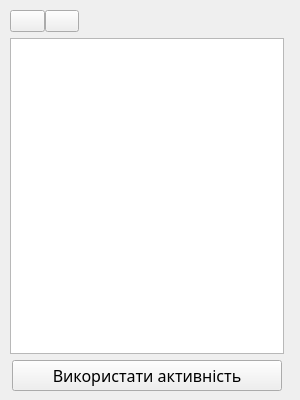
<?xml version="1.0" encoding="UTF-8"?>
<ui version="4.0">
 <class>win_activities</class>
 <widget class="QWidget" name="win_activities">
  <property name="geometry">
   <rect>
    <x>0</x>
    <y>0</y>
    <width>300</width>
    <height>400</height>
   </rect>
  </property>
  <property name="minimumSize">
   <size>
    <width>300</width>
    <height>400</height>
   </size>
  </property>
  <property name="maximumSize">
   <size>
    <width>300</width>
    <height>400</height>
   </size>
  </property>
  <property name="windowTitle">
   <string>UkrLife</string>
  </property>
  <property name="windowIcon">
   <iconset>
    <normalon>../images/icons/icon.ico</normalon>
   </iconset>
  </property>
  <property name="styleSheet">
   <string notr="true"/>
  </property>
  <property name="locale">
   <locale language="Ukrainian" country="Ukraine"/>
  </property>
  <widget class="QWidget" name="verticalLayoutWidget">
   <property name="geometry">
    <rect>
     <x>10</x>
     <y>10</y>
     <width>274</width>
     <height>381</height>
    </rect>
   </property>
   <layout class="QVBoxLayout" name="verticalLayout">
    <item>
     <layout class="QHBoxLayout" name="horizontalLayout">
      <property name="spacing">
       <number>0</number>
      </property>
      <property name="leftMargin">
       <number>0</number>
      </property>
      <property name="rightMargin">
       <number>205</number>
      </property>
      <item alignment="Qt::AlignLeft">
       <widget class="QPushButton" name="b_act_create">
        <property name="sizePolicy">
         <sizepolicy hsizetype="Fixed" vsizetype="Maximum">
          <horstretch>0</horstretch>
          <verstretch>0</verstretch>
         </sizepolicy>
        </property>
        <property name="cursor">
         <cursorShape>PointingHandCursor</cursorShape>
        </property>
        <property name="text">
         <string/>
        </property>
        <property name="icon">
         <iconset>
          <normalon>../images/icons/add.png</normalon>
         </iconset>
        </property>
       </widget>
      </item>
      <item alignment="Qt::AlignLeft">
       <widget class="QPushButton" name="b_act_remove">
        <property name="sizePolicy">
         <sizepolicy hsizetype="Fixed" vsizetype="Fixed">
          <horstretch>0</horstretch>
          <verstretch>0</verstretch>
         </sizepolicy>
        </property>
        <property name="cursor">
         <cursorShape>PointingHandCursor</cursorShape>
        </property>
        <property name="text">
         <string/>
        </property>
        <property name="icon">
         <iconset>
          <normaloff>../images/icons/del.png</normaloff>
          <disabledoff>../images/icons/del_dis.png</disabledoff>
          <disabledon>../images/icons/del_dis.png</disabledon>../images/icons/del.png</iconset>
        </property>
       </widget>
      </item>
     </layout>
    </item>
    <item>
     <widget class="QListWidget" name="lst_act"/>
    </item>
    <item alignment="Qt::AlignHCenter|Qt::AlignVCenter">
     <widget class="QPushButton" name="b_act_use">
      <property name="sizePolicy">
       <sizepolicy hsizetype="Fixed" vsizetype="Fixed">
        <horstretch>0</horstretch>
        <verstretch>0</verstretch>
       </sizepolicy>
      </property>
      <property name="minimumSize">
       <size>
        <width>270</width>
        <height>0</height>
       </size>
      </property>
      <property name="maximumSize">
       <size>
        <width>270</width>
        <height>16777215</height>
       </size>
      </property>
      <property name="font">
       <font>
        <family>Segoe UI Semilight</family>
        <pointsize>12</pointsize>
       </font>
      </property>
      <property name="cursor">
       <cursorShape>PointingHandCursor</cursorShape>
      </property>
      <property name="styleSheet">
       <string notr="true"/>
      </property>
      <property name="text">
       <string>Використати активність</string>
      </property>
     </widget>
    </item>
   </layout>
  </widget>
 </widget>
 <resources/>
 <connections/>
</ui>
